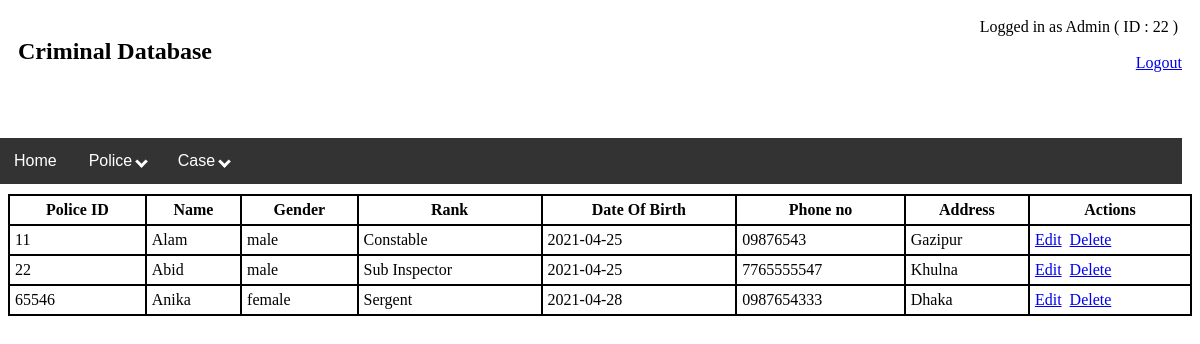
The page /view/EDIT POLICE_admin.php (signed in) on the database its author committed.
### tables this page shows
CREATE TABLE `police` (
  `Police_ID` varchar(20) NOT NULL,
  `NID` varchar(30) NOT NULL,
  `Password` varchar(50) NOT NULL,
  `Rank` varchar(30) NOT NULL
);

CREATE TABLE `person` (
  `NID` varchar(20) NOT NULL,
  `Name` varchar(20) NOT NULL,
  `DateOfBirth` date NOT NULL,
  `Gender` varchar(10) NOT NULL,
  `Address` varchar(50) NOT NULL,
  `PhoneNo` varchar(20) NOT NULL
);

### model/model.php (called while the page is built, shortened)
<?php
function getAllPolice(){
    $conn = db_conn();
    $selectQuery = "SELECT Police_ID, Name, Gender, person.NID, Rank, DateOfBirth, PhoneNo, Address, Password from person, police WHERE person.NID = police.NID ";
    try{
        $stmt = $conn->query($selectQuery);
    }catch(PDOException $e){
        echo $e->getMessage();
    }
    $rows = $stmt->fetchAll(PDO::FETCH_ASSOC);
    return $rows;
}
?>

### view/edit police_admin 2.php (the view, shortened to what this page needs)
<?php
require_once '../model/model.php';
$policeList = getAllPolice();
?>
<!DOCTYPE html>
<html>
<head>
    <link rel="stylesheet" type="text/css" href="../style.css">
</head>
<body>
<table>
    <thead>
        <tr>
            <th>Police ID</th>
            <th>Name</th>
            <th>Gender</th>
            <th>Rank</th>
            <th>Date Of Birth</th>
            <th>Phone no</th>
            <th>Address</th>
            <th>Actions</th>
        </tr>
    </thead>
    <tbody>
        <?php
        foreach ($policeList as $i => $police):
            echo '<tr>';
                echo '<td>' .$police["Police_ID"]. '</td>';
                echo '<td>' .$police["Name"]. '</td>';
                echo '<td>' .$police["Gender"]. '</td>';
                echo '<td>' .$police["Rank"]. '</td>';
                echo '<td>' .$police["DateOfBirth"]. '</td>';
                echo '<td>' .$police["PhoneNo"]. '</td>';
                echo '<td>' .$police["Address"]. '</td>';
                echo '<td><a href="EDIT A POLICE_admin.php?NID=' .$police["NID"]. '">Edit</a> &nbsp<a href="DELETE A POLICE_admin.php?NID=' .$police["NID"]. '">Delete</a></td>';
            echo '</tr>' ;
        endforeach;
        ?>
    </tbody>
</table>
</body>
</html>

### style.css (style rules this page uses)
table { width: 100%; }
table,th,td { border : 2px solid black; border-collapse: collapse; }
th,td { padding: 5px; }

### rows shown on the page
police: Police_ID "11", NID.Name "Alam", NID.Gender "male", Rank "Constable", NID.DateOfBirth "2021-04-25", NID.PhoneNo "09876543", NID.Address "Gazipur"
police: Police_ID "22", NID.Name "Abid", NID.Gender "male", Rank "Sub Inspector", NID.DateOfBirth "2021-04-25", NID.PhoneNo "7765555547", NID.Address "Khulna"
police: Police_ID "65546", NID.Name "Anika", NID.Gender "female", Rank "Sergent", NID.DateOfBirth "2021-04-28", NID.PhoneNo "0987654333", NID.Address "Dhaka"

### other values the page prints
$_SESSION["id"] "22"
